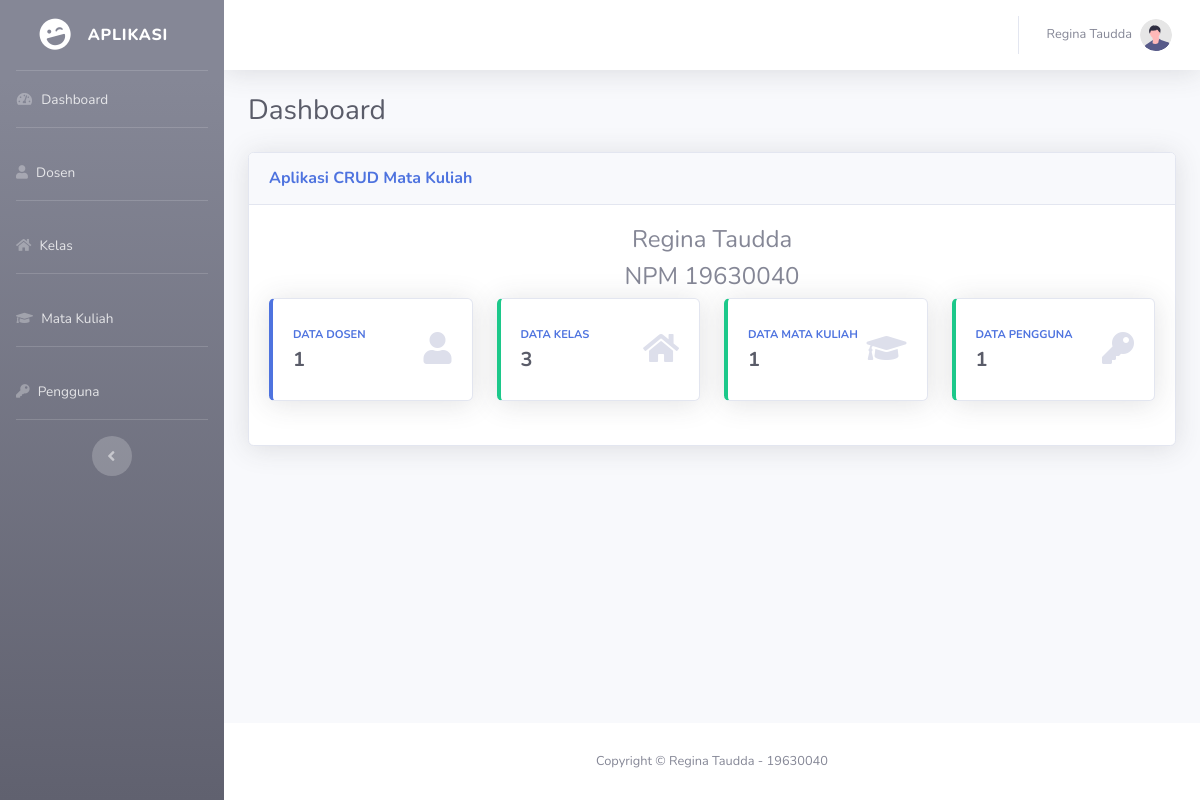
Screenshot of /index.php (signed in) with the database file from the repository.
### tables this page shows
CREATE TABLE IF NOT EXISTS `pengguna` (
`id_pengguna` int(11) NOT NULL,
  `nama_pengguna` varchar(100) NOT NULL,
  `user` varchar(100) NOT NULL,
  `pass` varchar(100) NOT NULL
);

CREATE TABLE IF NOT EXISTS `profil` (
`id` int(11) NOT NULL,
  `nama_aplikasi` varchar(100) NOT NULL,
  `nama_profil` varchar(100) NOT NULL,
  `nomor_profil` varchar(100) NOT NULL
);

### config/profil.php (called while the page is built)
<?php
$query_profil = mysqli_query($link, "select * from profil");
$data_profil = mysqli_fetch_array($query_profil);
$nama_aplikasi = $data_profil['nama_aplikasi'];
$nama_profil = $data_profil['nama_profil'];
$nomor_profil = $data_profil['nomor_profil'];

### pages/center-index.php (the view)
<div class="container-fluid">
    <h1 class="h3 mb-4 text-gray-800"><?= $judul; ?></h1>
    <div class="card shadow mb-4">
        <div class="card-header py-3">
            <h6 class="m-0 font-weight-bold text-primary"><?= $nama_aplikasi; ?></h6>
        </div>
        <div class="card-body">
            <div class="row">
                <div class="col-12">
                    <center>
                        <h4><?= $nama_profil; ?></h4>
                        <h4><?= 'NPM ' . $nomor_profil; ?></h4>
                    </center>
                </div>
                <?php
                $JumlahDosen = mysqli_num_rows(mysqli_query($link, "select * from dosen order by id_dosen asc"));
                $JumlahKelas = mysqli_num_rows(mysqli_query($link, "select * from kelas order by id_kelas asc"));
                $JumlahMatkul = mysqli_num_rows(mysqli_query($link, "select * from matkul order by id_matkul asc"));
                $JumlahPengguna = mysqli_num_rows(mysqli_query($link, "select * from pengguna order by id_pengguna asc"));
                ?>
                <div class="col-xl-3 col-md-6 mb-4">
                    <div class="card border-left-primary shadow h-100 py-2">
                        <div class="card-body">
                            <div class="row no-gutters align-items-center">
                                <div class="col mr-2">
                                    <div class="text-xs font-weight-bold text-primary text-uppercase mb-1">
                                        <a href="dosen.php">Data Dosen</a>
                                    </div>
                                    <div class="h5 mb-0 font-weight-bold text-gray-800"><?= $JumlahDosen; ?></div>
                                </div>
                                <div class="col-auto">
                                    <i class="fas fa-user fa-2x text-gray-300"></i>
                                </div>
                            </div>
                        </div>
                    </div>
                </div>
                <div class="col-xl-3 col-md-6 mb-4">
                    <div class="card border-left-success shadow h-100 py-2">
                        <div class="card-body">
                            <div class="row no-gutters align-items-center">
                                <div class="col mr-2">
                                    <div class="text-xs font-weight-bold text-success text-uppercase mb-1">
                                        <a href="kelas.php">Data Kelas</a>
                                    </div>
                                    <div class="h5 mb-0 font-weight-bold text-gray-800"><?= $JumlahKelas; ?></div>
                                </div>
                                <div class="col-auto">
                                    <i class="fa fa-home fa-2x text-gray-300"></i>
                                </div>
                            </div>
                        </div>
                    </div>
                </div>
                <div class="col-xl-3 col-md-6 mb-4">
                    <div class="card border-left-success shadow h-100 py-2">
                        <div class="card-body">
                            <div class="row no-gutters align-items-center">
                                <div class="col mr-2">
                                    <div class="text-xs font-weight-bold text-success text-uppercase mb-1">
                                        <a href="matkul.php">Data Mata Kuliah</a>
                                    </div>
                                    <div class="h5 mb-0 font-weight-bold text-gray-800"><?= $JumlahMatkul; ?></div>
                                </div>
                                <div class="col-auto">
                                    <i class="fa fa-graduation-cap fa-2x text-gray-300"></i>
                                </div>
                            </div>
                        </div>
                    </div>
                </div>
                <div class="col-xl-3 col-md-6 mb-4">
                    <div class="card border-left-success shadow h-100 py-2">
                        <div class="card-body">
                            <div class="row no-gutters align-items-center">
                                <div class="col mr-2">
                                    <div class="text-xs font-weight-bold text-success text-uppercase mb-1">
                                        <a href="pengguna.php">Data Pengguna</a>
                                    </div>
                                    <div class="h5 mb-0 font-weight-bold text-gray-800"><?= $JumlahPengguna; ?></div>
                                </div>
                                <div class="col-auto">
                                    <i class="fa fa-key fa-2x text-gray-300"></i>
                                </div>
                            </div>
                        </div>
                    </div>
                </div>
            </div>
        </div>
    </div>
</div>
</div>

### templates/topnavbar.php (shortened to what this page needs)
<nav class="navbar navbar-expand navbar-light bg-white topbar mb-4 static-top shadow">
    <ul class="navbar-nav ml-auto">
        <li class="nav-item dropdown no-arrow">
            <a class="nav-link dropdown-toggle" href="#" id="userDropdown" role="button" data-toggle="dropdown" aria-haspopup="true" aria-expanded="false">
                <span class="mr-2 d-none d-lg-inline text-gray-600 small"><?= $nama_penggunalogin; ?></span>
                <img class="img-profile rounded-circle" src="assets/img/undraw_profile.svg">
            </a>
        </li>
    </ul>
</nav>

### templates/footer.php (shortened to what this page needs)
<footer class="sticky-footer bg-white">
    <div class="container my-auto">
        <div class="copyright text-center my-auto">
            <span>Copyright &copy; <?= $nama_profil . ' - ' . $nomor_profil; ?></span>
        </div>
    </div>
</footer>
</div>
</div>
</body>
</html>

### rows the page displays
pengguna: nama_pengguna "Regina Taudda"
profil: nama_aplikasi "Aplikasi CRUD Mata Kuliah", nama_profil "Regina Taudda", nomor_profil "19630040"

### other values shown
$judul "Dashboard"
$JumlahDosen "1"
$JumlahKelas "3"
$JumlahMatkul "1"
$JumlahPengguna "1"
